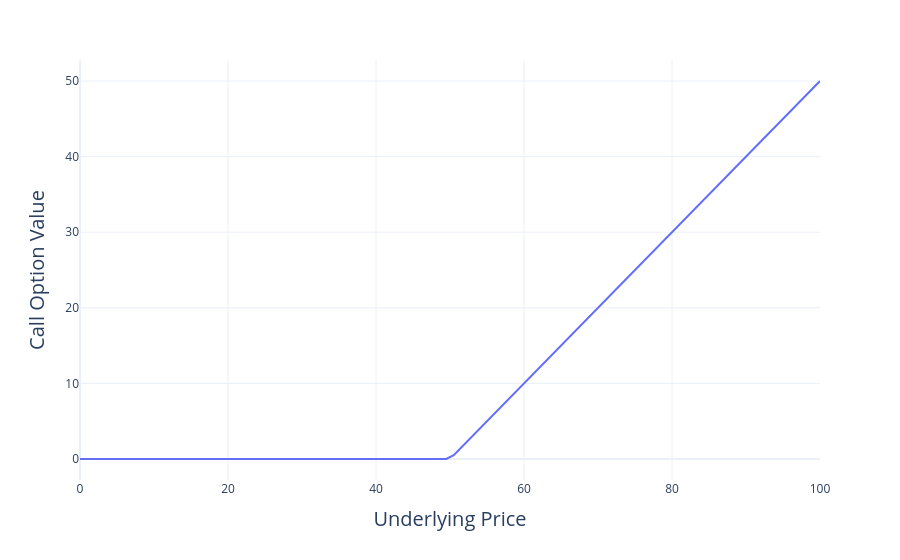

The notebook cell saved with this chart:
### Markdown cell above
### Value of a call at maturity

- At maturity, the value of a call is

$$\begin{cases} 0 & \text{if underlying < strike}\\
 \text{underlying} - \text{strike} & \text{if underlying > strike}
 \end{cases}
 $$

- Equivalently, the value of a call is 

$$\max(\text{underlying price}-\text{strike}, 0)$$

### Code cell
import numpy as np
import plotly.express as px

strike = 50
underlying = np.linspace(0, 100, 100)
call = np.maximum(underlying-strike, 0)

fig = px.line(x=underlying, y=call)
fig.update_traces(
    hovertemplate="Underlying = $%{x:.2f}<br>Call = $%{y:.2f}<extra></extra>"
)
fig.update_layout(
    xaxis_title="Underlying Price",
    yaxis_title="Call Option Value",
    xaxis_title_font = {"size":20},
    yaxis_title_font =  {"size":20},
    template="plotly_white"
)
fig.show()

### Figure 1 — Plotly figure (JSON) as saved in the notebook; plotly's stock layout.template omitted (floating-point values rounded to 4 significant figures)
{"data": [{"hovertemplate": "Underlying = $%{x:.2f}<br>Call = $%{y:.2f}<extra></extra>", "legendgroup": "", "line": {"color": "#636efa", "dash": "solid"}, "marker": {"symbol": "circle"}, "mode": "lines", "name": "", "orientation": "v", "showlegend": false, "type": "scatter", "x": [0, 1.01, 2.02, 3.03, 4.04, 5.051, 6.061, 7.071, 8.081, 9.091, 10.1, 11.11, 12.12, 13.13, 14.14, 15.15, 16.16, 17.17, 18.18, 19.19, 20.2, 21.21, 22.22, 23.23, 24.24, 25.25, 26.26, 27.27, 28.28, 29.29, 30.3, 31.31, 32.32, 33.33, 34.34, 35.35, 36.36, 37.37, 38.38, 39.39, 40.4, 41.41, 42.42, 43.43, 44.44, 45.45, 46.46, 47.47, 48.48, 49.49, 50.51, 51.52, 52.53, 53.54, 54.55, 55.56, 56.57, 57.58, 58.59, 59.6, 60.61, 61.62, 62.63, 63.64, 64.65, 65.66, 66.67, 67.68, 68.69, 69.7, 70.71, 71.72, 72.73, 73.74, 74.75, 75.76, 76.77, 77.78, 78.79, 79.8, 80.81, 81.82, 82.83, 83.84, 84.85, 85.86, 86.87, 87.88, 88.89, 89.9, 90.91, 91.92, 92.93, 93.94, 94.95, 95.96, 96.97, 97.98, 98.99, 100], "xaxis": "x", "y": [0, 0, 0, 0, 0, 0, 0, 0, 0, 0, 0, 0, 0, 0, 0, 0, 0, 0, 0, 0, 0, 0, 0, 0, 0, 0, 0, 0, 0, 0, 0, 0, 0, 0, 0, 0, 0, 0, 0, 0, 0, 0, 0, 0, 0, 0, 0, 0, 0, 0, 0.5051, 1.515, 2.525, 3.535, 4.545, 5.556, 6.566, 7.576, 8.586, 9.596, 10.61, 11.62, 12.63, 13.64, 14.65, 15.66, 16.67, 17.68, 18.69, 19.7, 20.71, 21.72, 22.73, 23.74, 24.75, 25.76, 26.77, 27.78, 28.79, 29.8, 30.81, 31.82, 32.83, 33.84, 34.85, 35.86, 36.87, 37.88, 38.89, 39.9, 40.91, 41.92, 42.93, 43.94, 44.95, 45.96, 46.97, 47.98, 48.99, 50], "yaxis": "y"}], "layout": {"legend": {"tracegroupgap": 0}, "margin": {"t": 60}, "xaxis": {"anchor": "y", "domain": [0, 1], "title": {"font": {"size": 20}, "text": "Underlying Price"}}, "yaxis": {"anchor": "x", "domain": [0, 1], "title": {"font": {"size": 20}, "text": "Call Option Value"}}}}
